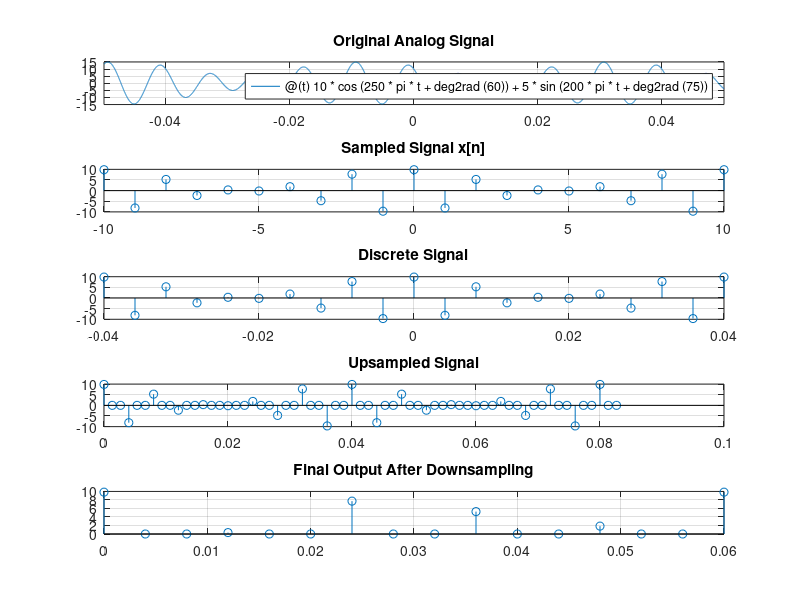

MATLAB code for this plot:

%
%
%
%
%
%
%
%
%
%
%
%
%
%%






%task 2


clc; clear; close all;

% Define parameters
Fs = 250; % Choose Fs > max freq (125 Hz), so Fs = 250 is safe
n = -10:10;
t = n/Fs;

% Original discrete signal
x = 10*cos(250*pi*t + deg2rad(60)) + 5*sin(200*pi*t + deg2rad(75));

% Upsample by 3
x_up = upsample(x, 3);

% Downsample the upsampled signal by 4
x_down = downsample(x_up, 4);

% Time vectors for plotting
t_up = (0:length(x_up)-1)/Fs/3;
t_down = (0:length(x_down)-1)/Fs;

% Plots
figure;
subplot(5,1,1); fplot(@(t) 10*cos(250*pi*t + deg2rad(60)) + 5*sin(200*pi*t + deg2rad(75)), [-0.05, 0.05]);
title('Original Analog Signal'); grid on;

subplot(5,1,2); stem(n, x); title('Sampled Signal x[n]'); grid on;

subplot(5,1,3); stem(t, x); title('Discrete Signal'); grid on;

subplot(5,1,4); stem(t_up, x_up); title('Upsampled Signal'); grid on;

subplot(5,1,5); stem(t_down, x_down); title('Final Output After Downsampling'); grid on;
